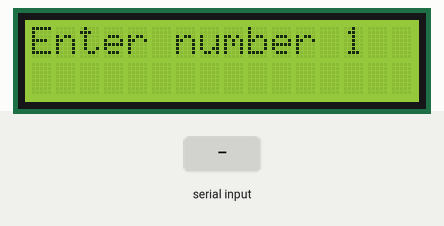
This sketch was run on a simulated Arduino Uno, built with avr-gcc and run on an emulated ATmega328P. Parts: 16×2 character LCD. Inputs (shaded band) come from the test bench. What the sketch prints to the serial monitor is not drawn.

Above: at 1.2 s.
1.3 s: "90/45\n" received over Serial
At 4.0 s:
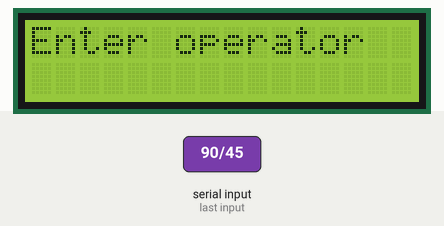
4.3 s: "+" received over Serial
At 7.1 s:
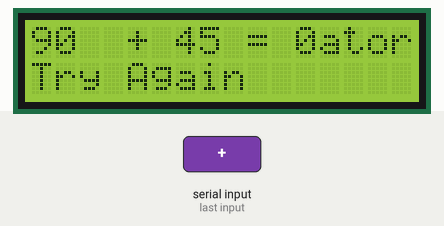
7.3 s: "30/150\n" received over Serial
At 9.6 s:
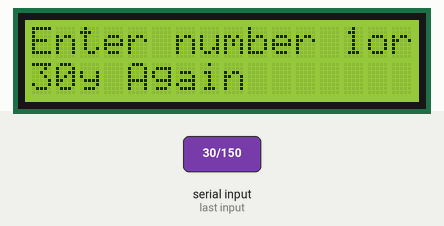
10.3 s: "*" received over Serial
At 14.5 s:
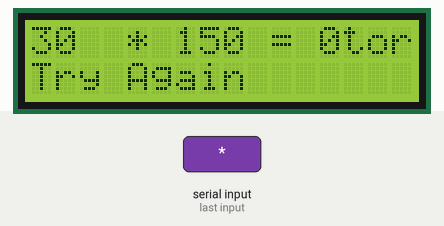
14.8 s: "-" received over Serial
At 17.6 s:
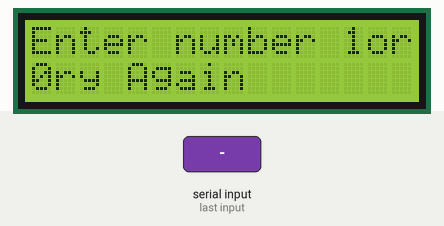
17.8 s: "0\n" received over Serial
At 22.5 s:
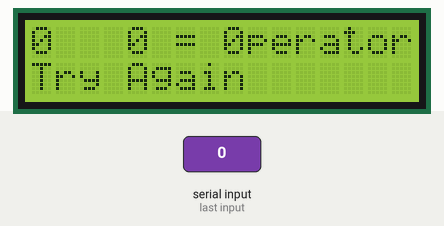
Timing chart, 0 to 24.0 s (numbered marks = the images above; inputs shaded):
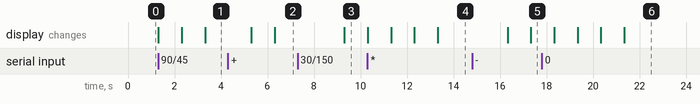

The sketch:

Simple-Calculator.ino
```cpp
#include <LiquidCrystal.h>
int dt = 1000;
int rs = 2;
int en = 3;
int d4 = 4;
int d5 = 5;
int d6 = 6;
int d7 = 7;
int j;
int num1;
int num2;
int val;
String op;
LiquidCrystal lcd(rs, en, d4, d5, d6, d7);
void setup() {
  // put your setup code here, to run once:
lcd.begin(16,2);
Serial.begin(9600);
}

void loop() {
  // put your main code here, to run repeatedly:
lcd.setCursor(0,0);
lcd.print("Enter number 1");
Serial.println("Enter your first number");
while (Serial.available() == 0){}
num1 = Serial.parseInt();
lcd.setCursor(0, 1);
lcd.print(num1);
delay(dt);
lcd.clear();

lcd.setCursor(0,0);
lcd.print("Enter number 2");
Serial.println("Enter your second number");
while (Serial.available() == 0){}
num2 = Serial.parseInt();
lcd.setCursor(0, 1);
lcd.print(num2);
delay(dt);
lcd.clear();

lcd.setCursor(0,0);
lcd.print("Enter operator");
Serial.println("Enter your operator");
while (Serial.available() == 0){}
op = Serial.readString();
lcd.setCursor(0, 1);
lcd.print(op);
delay(dt);
lcd.clear();

if (op == "+"){
  val = num1 + num2;
} else if(op == "-"){
  val = num1 - num2;
} else if(op == "*"){
  val = num1 * num2;
} else if(op == "/"){
  val = num1 / num2;
} else{
  lcd.print("Invalid Operator");
  lcd.setCursor(0,1);
  lcd.print("Try Again");
}
  lcd.setCursor(0,0);
  lcd.print(num1);
  lcd.print(' ');
  lcd.print(op);
  lcd.print(' ');
  lcd.print(num2);
  lcd.print(" = ");
  lcd.print(val);

  delay(3000);
}
```

Measured:
- after the input at 1.3 s, the display: first changes at once (image 1 shows a later state)
- after the input at 4.3 s, the display: first changes after 1.0 s (image 2 shows a later state)
- after the input at 7.3 s, the display: changes after 2.0 s (image 3)
- after the input at 10.3 s, the display: first differs from a run without the input after 2.0 s (image 4 shows a later state)
- after the input at 14.8 s, the display: first differs from a run without the input after 2.5 s (image 5)
- after the input at 17.8 s, the display: first changes after 0.53 s (image 6 shows a later state)
